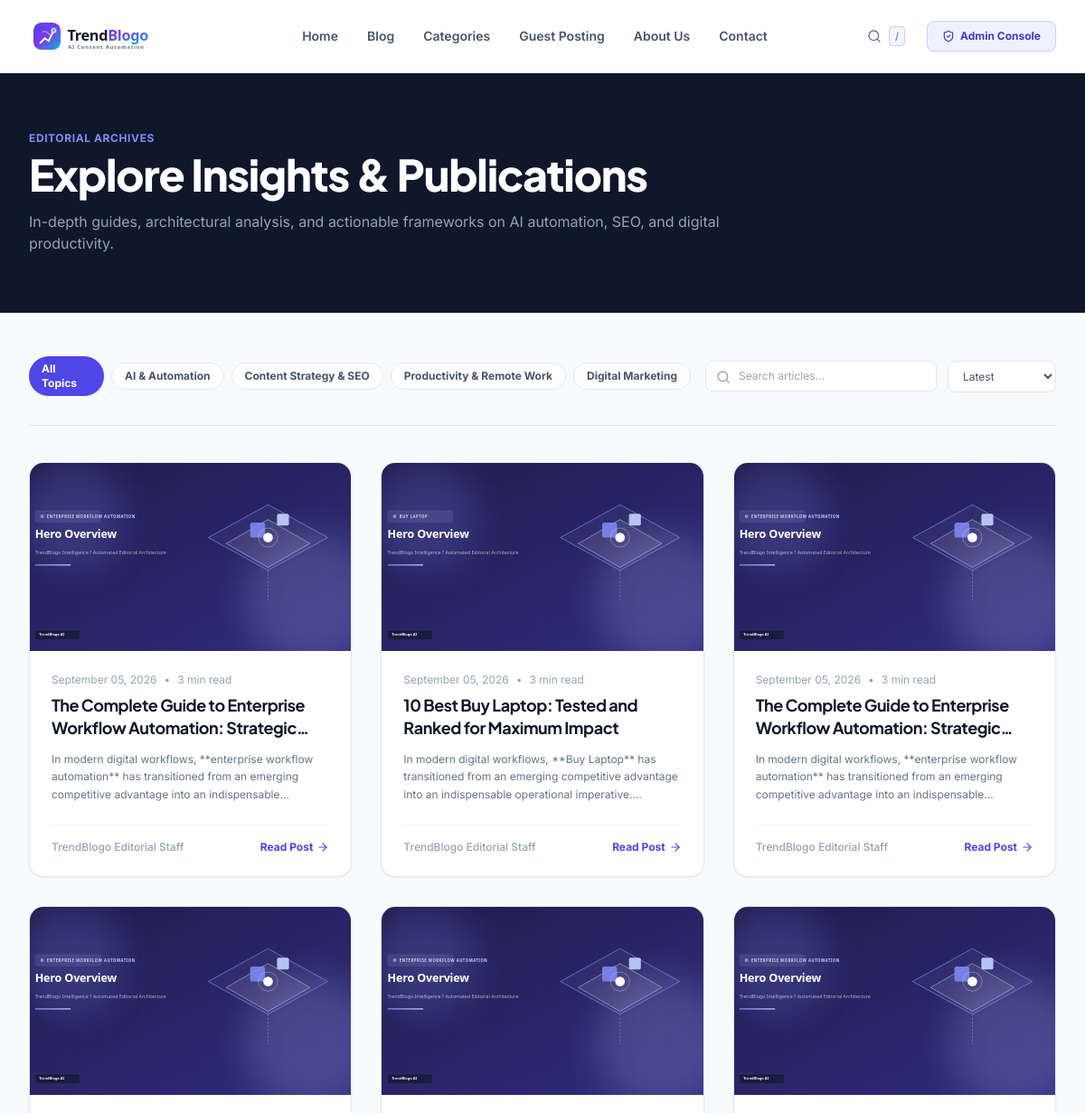
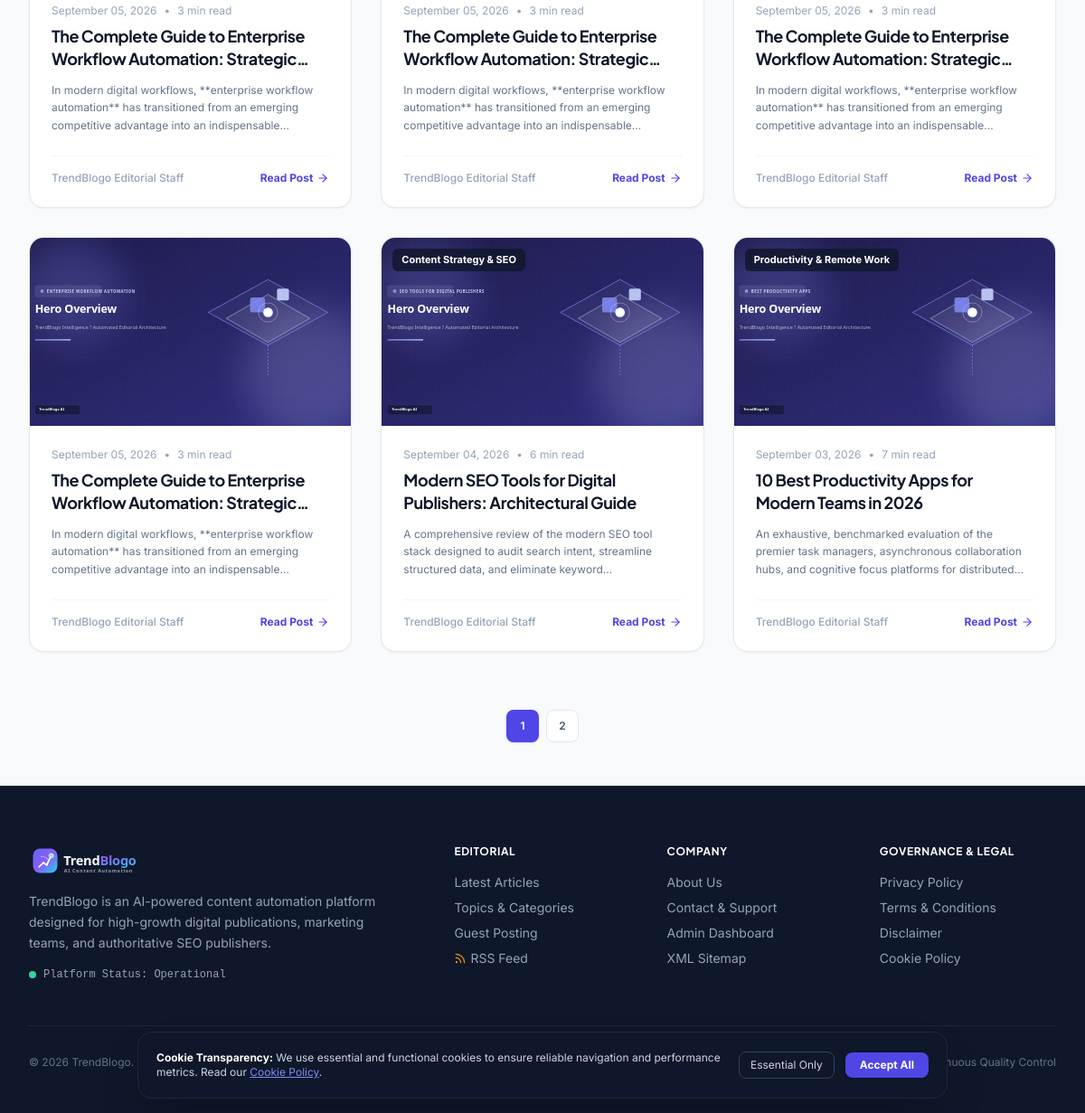
/blog, run on an earlier commit of the app's database (2 pictures, top to bottom).
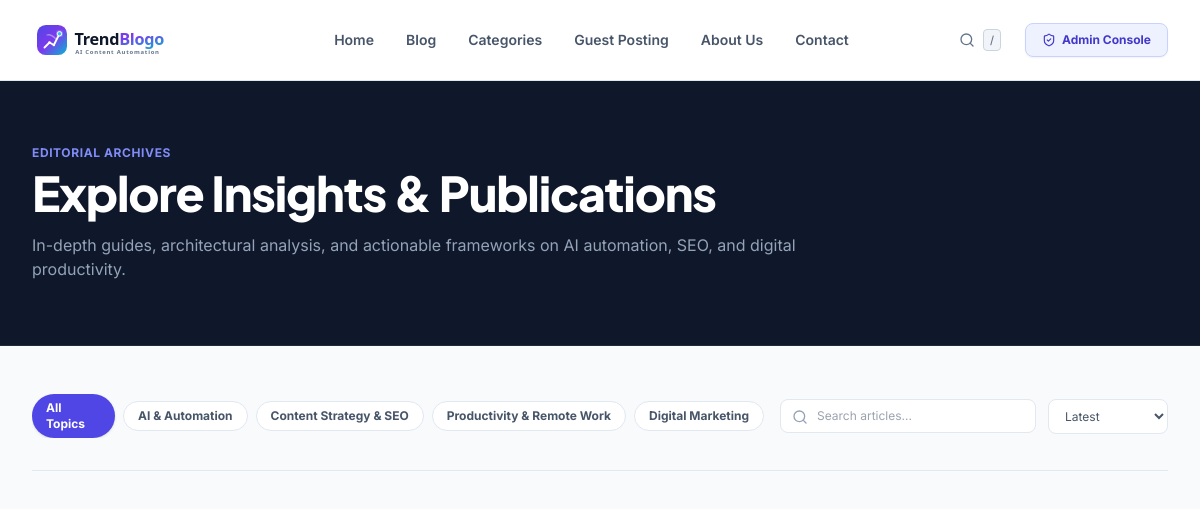
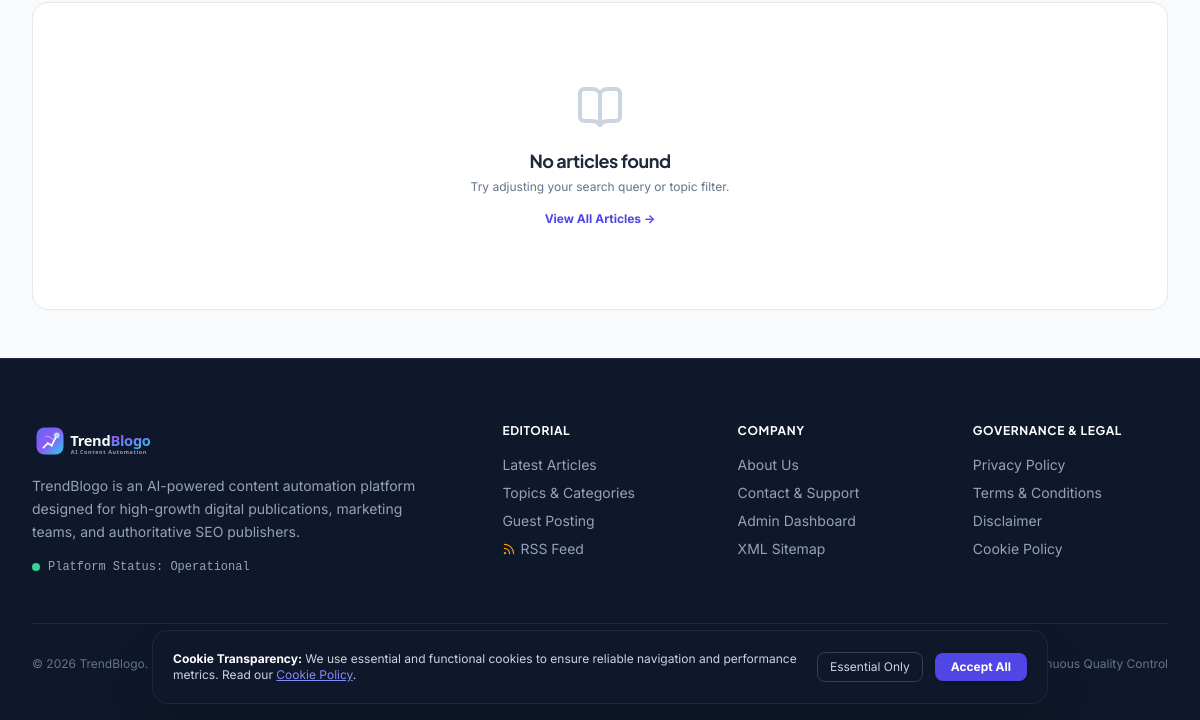
And on a later commit of the database (2 pictures, top to bottom).
### app/models/article.py (models this page shows)
class Category(Base):
    __tablename__ = "categories"
    id = Column(Integer, primary_key=True, index=True)
    name = Column(String(100), unique=True, nullable=False)
    slug = Column(String(100), unique=True, index=True, nullable=False)
    description = Column(Text, nullable=True)
    color = Column(String(30), default="#4F46E5")
    icon = Column(String(50), default="folder")
    created_at = Column(DateTime, default=datetime.utcnow)
    articles = relationship("Article", back_populates="category")

class Article(Base):
    __tablename__ = "articles"
    id = Column(Integer, primary_key=True, index=True)
    title = Column(String(255), nullable=False)
    slug = Column(String(255), unique=True, index=True, nullable=False)
    primary_keyword = Column(String(150), index=True, nullable=False)
    secondary_keywords = Column(Text, nullable=True)
    search_intent = Column(String(50), default="informational")
    template_type = Column(String(50), default="ultimate_guide")
    summary = Column(Text, nullable=True)
    content = Column(Text, nullable=False)  # Markdown format
    html_content = Column(Text, nullable=True)  # Rendered HTML
    featured_image = Column(String(255), nullable=False)
    featured_image_alt = Column(String(255), nullable=False)
    featured_image_caption = Column(String(255), nullable=True)
    image_1_url = Column(String(255), nullable=True)
    image_1_alt = Column(String(255), nullable=True)
    image_1_caption = Column(String(255), nullable=True)
    image_2_url = Column(String(255), nullable=True)
    image_2_alt = Column(String(255), nullable=True)
    image_2_caption = Column(String(255), nullable=True)
    image_3_url = Column(String(255), nullable=True)
    image_3_alt = Column(String(255), nullable=True)
    image_3_caption = Column(String(255), nullable=True)
    category_id = Column(Integer, ForeignKey("categories.id", ondelete="SET NULL"), nullable=True)
    author_name = Column(String(100), default="Editorial Team")
    status = Column(String(30), default="published", index=True)  # draft, published, scheduled
    scheduled_at = Column(DateTime, nullable=True)
    published_at = Column(DateTime, default=datetime.utcnow, index=True)
    created_at = Column(DateTime, default=datetime.utcnow)
    updated_at = Column(DateTime, default=datetime.utcnow, onupdate=datetime.utcnow)
    word_count = Column(Integer, default=0)
    reading_time = Column(Integer, default=5)  # minutes
    view_count = Column(Integer, default=0)
    seo_title = Column(String(150), nullable=True)
    meta_description = Column(String(320), nullable=True)
    canonical_url = Column(String(255), nullable=True)
    og_title = Column(String(150), nullable=True)
    og_description = Column(String(320), nullable=True)
    schema_json = Column(Text, nullable=True)
    quality_score = Column(Float, default=95.0)
    quality_report = Column(Text, nullable=True)  # JSON string
    category = relationship("Category", back_populates="articles")
    tags = relationship("ArticleTag", back_populates="article", cascade="all, delete-orphan")
    internal_links_out = relationship("InternalLink", foreign_keys="InternalLink.source_article_id", cascade="all, delete-orphan")
    external_links = relationship("ExternalLink", cascade="all, delete-orphan")

### app/routes/public.py (the view)
@router.get("/blog", response_class=HTMLResponse)
def blog_list(
    request: Request,
    page: int = Query(1, ge=1),
    sort: str = Query("latest"),
    category: Optional[str] = Query(None),
    tag: Optional[str] = Query(None),
    q: Optional[str] = Query(None),
    db: Session = Depends(get_db)
):
    ctx = get_common_context(db, request)
    query = db.query(Article).filter(Article.status == "published")
    active_category = None
    if category:
        active_category = db.query(Category).filter(Category.slug == category).first()
        if active_category:
            query = query.filter(Article.category_id == active_category.id)
    active_tag = None
    if tag:
        active_tag = db.query(Tag).filter(Tag.slug == tag).first()
        if active_tag:
            query = query.join(ArticleTag).filter(ArticleTag.tag_id == active_tag.id)
    if q:
        kw = f"%{q.strip()}%"
        query = query.filter(or_(Article.title.ilike(kw), Article.summary.ilike(kw), Article.primary_keyword.ilike(kw)))
    if sort == "popular":
        query = query.order_by(desc(Article.view_count))
    else:
        query = query.order_by(desc(Article.published_at))
    total = query.count()
    per_page = 9
    total_pages = max(1, (total + per_page - 1) // per_page)
    articles = query.offset((page - 1) * per_page).limit(per_page).all()
    ctx.update({
        "articles": articles,
        "page": page,
        "total_pages": total_pages,
        "total_count": total,
        "active_category": active_category,
        "active_tag": active_tag,
        "search_query": q,
        "sort": sort,
        "title": f"Blog ? Latest Articles & Insights ({page}/{total_pages}) | TrendBlogo",
        "meta_desc": "Explore high-quality, actionable articles on AI automation, SEO architecture, modern software workflows, and digital productivity."
    })
    return templates.TemplateResponse(request=request, name="blog/list.html", context=ctx)

### app/templates/blog/list.html (shortened to what this page needs)
{% extends "base.html" %}
{% block content %}
<div class="bg-slate-900 py-16 text-white border-b border-slate-800">
  <div class="max-w-7xl mx-auto px-4 sm:px-6 lg:px-8">
    <div class="max-w-3xl">
      <div class="text-xs font-bold text-indigo-400 uppercase tracking-wider mb-2">Editorial Archives</div>
      <h1 class="text-4xl sm:text-5xl font-extrabold tracking-tight mb-4">Explore Insights & Publications</h1>
      <p class="text-slate-400 text-base">In-depth guides, architectural analysis, and actionable frameworks on AI automation, SEO, and digital productivity.</p>
    </div>
  </div>
</div>
<div class="max-w-7xl mx-auto px-4 sm:px-6 lg:px-8 py-12">
  <div class="flex flex-col md:flex-row items-center justify-between gap-4 pb-8 border-b border-slate-200">
    <div class="flex items-center space-x-2 overflow-x-auto w-full md:w-auto pb-2 md:pb-0">
      <a href="/blog" class="px-3.5 py-1.5 rounded-full text-xs font-bold transition {% if not active_category %}bg-indigo-600 text-white shadow{% else %}bg-white border border-slate-200 text-slate-600 hover:bg-slate-50{% endif %}">
        All Topics
      </a>
      {% for cat in categories %}
      <a href="/blog?category={{ cat.slug }}" class="px-3.5 py-1.5 rounded-full text-xs font-bold transition whitespace-nowrap {% if active_category and active_category.id == cat.id %}bg-indigo-600 text-white shadow{% else %}bg-white border border-slate-200 text-slate-600 hover:bg-slate-50{% endif %}">
        {{ cat.name }}
      </a>
      {% endfor %}
    </div>
    <div class="flex items-center space-x-3 w-full md:w-auto">
      <form action="/blog" method="GET" class="relative flex-1 md:w-64">
        <input type="text" name="q" value="{{ search_query or '' }}" placeholder="Search articles..." class="w-full pl-9 pr-4 py-2 bg-white border border-slate-200 rounded-lg text-xs text-slate-800 outline-none focus:border-indigo-500">
        <i data-lucide="search" class="w-4 h-4 text-slate-400 absolute left-3 top-2.5"></i>
      </form>
      <select onchange="location = this.value;" class="bg-white border border-slate-200 rounded-lg px-3 py-2 text-xs text-slate-600 outline-none">
        <option value="/blog?sort=latest{% if active_category %}&category={{ active_category.slug }}{% endif %}" {% if sort == 'latest' %}selected{% endif %}>Latest</option>
      </select>
    </div>
  </div>
  {% if articles and articles|length > 0 %}
  <div class="grid grid-cols-1 md:grid-cols-3 gap-8 mt-10">
    {% for article in articles %}
    <article class="bg-white rounded-2xl overflow-hidden border border-slate-200/90 shadow-sm hover:shadow-xl transition duration-200 flex flex-col glow-card">
      <a href="/blog/{{ article.slug }}" class="relative h-52 w-full overflow-hidden bg-slate-100 block">
        <img src="{{ article.featured_image }}" alt="{{ article.featured_image_alt }}" class="w-full h-full object-cover transition duration-300 hover:scale-105" loading="lazy">
        {% if article.category %}
        <span class="absolute top-3 left-3 px-2.5 py-1 bg-slate-900/80 backdrop-blur-sm text-white text-[11px] font-bold rounded-md">
          {{ article.category.name }}
        </span>
        {% endif %}
      </a>
      <div class="p-6 flex-1 flex flex-col justify-between">
        <div>
          <div class="flex items-center space-x-2 text-xs text-slate-400 mb-2">
            <span>{{ article.published_at.strftime("%B %d, %Y") if article.published_at else "Recently" }}</span>
            <span>&bull;</span>
            <span>{{ article.reading_time }} min read</span>
          </div>
          <h2 class="text-lg font-bold text-slate-900 hover:text-indigo-600 transition line-clamp-2 leading-snug mb-3">
            <a href="/blog/{{ article.slug }}">{{ article.title }}</a>
          </h2>
          <p class="text-xs text-slate-500 line-clamp-3 leading-relaxed">
            {{ article.summary }}
          </p>
        </div>
        <div class="mt-6 pt-4 border-t border-slate-100 flex items-center justify-between text-xs">
          <span class="text-slate-400 font-medium">{{ article.author_name or "Editorial Team" }}</span>
          <a href="/blog/{{ article.slug }}" class="font-bold text-indigo-600 hover:text-indigo-700 inline-flex items-center">
            Read Post <i data-lucide="arrow-right" class="w-3.5 h-3.5 ml-1"></i>
          </a>
        </div>
      </div>
    </article>
    {% endfor %}
  </div>
  {% if total_pages > 1 %}
  <div class="mt-16 flex items-center justify-center space-x-2 text-xs font-semibold">
    {% for p in range(1, total_pages + 1) %}
    <a href="/blog?page={{ p }}{% if sort %}&sort={{ sort }}{% endif %}" class="w-9 h-9 flex items-center justify-center rounded-lg {% if p == page %}bg-indigo-600 text-white shadow{% else %}bg-white border border-slate-200 text-slate-600 hover:bg-slate-50{% endif %}">
      {{ p }}
    </a>
    {% endfor %}
  </div>
  {% endif %}
  {% else %}
  <div class="text-center py-20 bg-white rounded-2xl border border-slate-200 mt-10">
    <i data-lucide="book-open" class="w-12 h-12 text-slate-300 mx-auto mb-4"></i>
    <h3 class="text-lg font-bold text-slate-800">No articles found</h3>
    <p class="text-xs text-slate-500 mt-1">Try adjusting your search query or topic filter.</p>
    <a href="/blog" class="inline-block mt-4 text-xs font-bold text-indigo-600">View All Articles &rarr;</a>
  </div>
  {% endif %}
</div>
{% endblock %}

What changed in the data, as far as the page shows it:
removed Article: featured_image (picture), published_at "September 05, 2026", reading_time "3", title "The Complete Guide to Enterprise Workflow Automation:…", summary "In modern digital workflows, **enterprise workflow automation** has transitioned from an emerging competitive advantage into an…", author_name "TrendBlogo Editorial Staff"
removed Article: featured_image (picture), published_at "September 05, 2026", reading_time "3", title "10 Best Buy Laptop: Tested and Ranked for Maximum Impact", summary "In modern digital workflows, **Buy Laptop** has transitioned from an emerging competitive advantage into an indispensable operational…", author_name "TrendBlogo Editorial Staff"
removed Article: featured_image (picture), published_at "September 05, 2026", reading_time "3", title "The Complete Guide to Enterprise Workflow Automation:…", summary "In modern digital workflows, **enterprise workflow automation** has transitioned from an emerging competitive advantage into an…", author_name "TrendBlogo Editorial Staff"
removed Article: featured_image (picture), published_at "September 05, 2026", reading_time "3", title "The Complete Guide to Enterprise Workflow Automation:…", summary "In modern digital workflows, **enterprise workflow automation** has transitioned from an emerging competitive advantage into an…", author_name "TrendBlogo Editorial Staff"
removed Article: featured_image (picture), published_at "September 05, 2026", reading_time "3", title "The Complete Guide to Enterprise Workflow Automation:…", summary "In modern digital workflows, **enterprise workflow automation** has transitioned from an emerging competitive advantage into an…", author_name "TrendBlogo Editorial Staff"
removed Article: featured_image (picture), published_at "September 05, 2026", reading_time "3", title "The Complete Guide to Enterprise Workflow Automation:…", summary "In modern digital workflows, **enterprise workflow automation** has transitioned from an emerging competitive advantage into an…", author_name "TrendBlogo Editorial Staff"
removed Article: featured_image (picture), published_at "September 05, 2026", reading_time "3", title "The Complete Guide to Enterprise Workflow Automation:…", summary "In modern digital workflows, **enterprise workflow automation** has transitioned from an emerging competitive advantage into an…", author_name "TrendBlogo Editorial Staff"
removed Article: featured_image (picture), category.name "Content Strategy & SEO", published_at "September 04, 2026", reading_time "6", title "Modern SEO Tools for Digital Publishers: Architectural Guide", summary "A comprehensive review of the modern SEO tool stack designed to audit search intent, streamline structured data, and eliminate…", author_name "TrendBlogo Editorial Staff"
removed Article: featured_image (picture), category.name "Productivity & Remote Work", published_at "September 03, 2026", reading_time "7", title "10 Best Productivity Apps for Modern Teams in 2026", summary "An exhaustive, benchmarked evaluation of the premier task managers, asynchronous collaboration hubs, and cognitive focus platforms for…", author_name "TrendBlogo Editorial Staff"
Also different on the page:
text now shown: "No articles found Try adjusting your search query or topic filter. View All Articles →"
list line gone: "1"
list line gone: "2"
